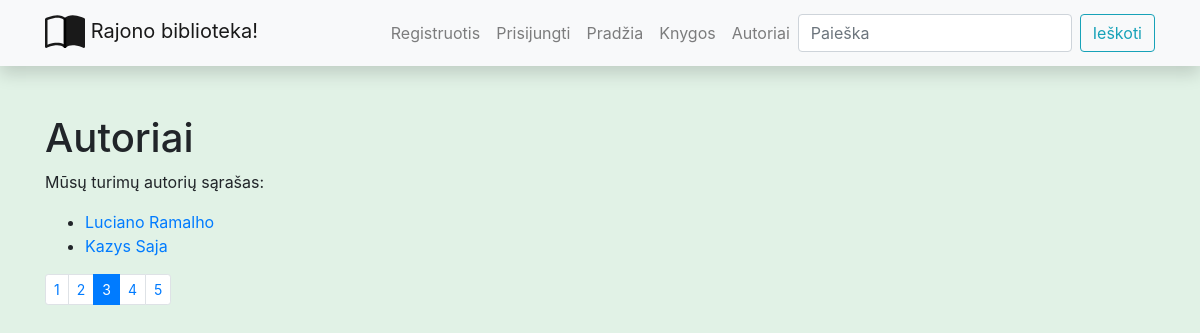
The page /library/authors/?page=3 on the database its author committed.
### libraryapp/models.py (models this page shows, shortened)
class Author(models.Model):
    first_name = models.CharField('Vardas', max_length=100)
    last_name = models.CharField('Pavardė', max_length=100)
    description = HTMLField()
    class Meta:  # globalūs nuostatai lentelei(ordering - rikiavimas)
        ordering = ('last_name', 'first_name')

### libraryapp/views.py (the view)
# urls.py: path('authors/', views.get_authors, name='authors-all'),
def get_authors(request):
    authors = Author.objects.all()
    paginator = Paginator(authors, 2)
    page_number = request.GET.get('page')
    paged_authors = paginator.get_page(page_number)  # porcijos nr
    context = {
        'authors': paged_authors
    }
    return render(request, 'authors.html', context=context)

### libraryapp/templates/authors.html
{% extends "base.html" %}
{% block content %}
<h1>Autoriai</h1>
<p>Mūsų turimų autorių sąrašas:</p>
<ul>
    {% for author_obj in authors %}
    <li><a href="{% url 'author-one' author_obj.id %}">
        {{ author_obj.first_name }} {{ author_obj.last_name }}</a></li>
    {% endfor %}
</ul>
{% if authors.has_other_pages %}
<ul class="pagination pagination-sm">
{% for nr in authors.paginator.page_range %}
    {% if authors.number == nr %}
        <li class="page-item active">
            <a class="page-link">{{ nr }}</a>
        </li>
    {% else %}
        <li class="page-item">
            <a class="page-link" href="?page={{ nr }}">{{ nr }}</a>
        </li>
    {% endif %}
{% endfor %}
</ul>
{% endif %}
{% endblock %}

### libraryapp/static/css/styles.css (style rules this page uses)
body { background-color: #e1f2e6; }

### rows shown on the page
Author: first_name "Luciano", last_name "Ramalho"
Author: first_name "Kazys", last_name "Saja"

### other values the page prints
{{ nr }} "1" "2" "4" "5"
{{ nr }} "3"
